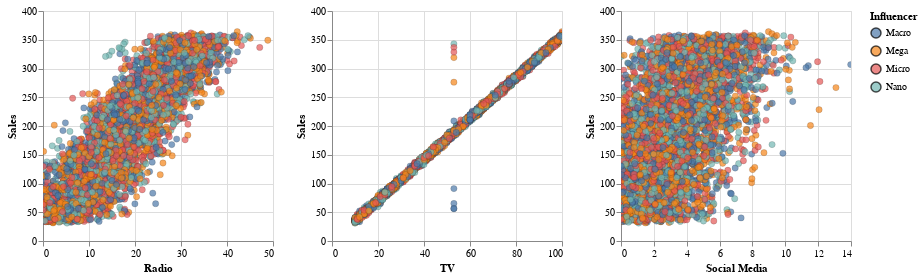

Write notebook code for a chart like this one.
### Markdown cell above
### Visualizaciones exploratorias

### Code cell
alt.Chart(data).mark_circle(size=40,stroke='#000000', strokeWidth=0.2).encode(
    alt.X(alt.repeat("column"), type='quantitative'),
    alt.Y(alt.repeat("row"), type='quantitative'),
    color='Influencer:N',
    tooltip=[alt.Tooltip('Sales', title='Ventas generadas',format='~s')]
).properties(
    width=230,
    height=230
).repeat(
    row=['Sales'],
    column=['Radio', 'TV', 'Social Media']
).interactive()

### Figure 1 — Vega-Lite specification as saved in the notebook (floating-point values rounded to 4 significant figures; data arrays with more than 128 entries replaced by an {"elided": "..."} marker saying what was removed)
{"config": {"view": {"continuousWidth": 400, "continuousHeight": 300}}, "repeat": {"column": ["Radio", "TV", "Social Media"], "row": ["Sales"]}, "spec": {"data": {"name": "data-7f9da1d019c0f3362280f7f8d6d491b8"}, "mark": {"type": "circle", "size": 40, "stroke": "#000000", "strokeWidth": 0.2}, "encoding": {"color": {"field": "Influencer", "type": "nominal"}, "tooltip": [{"field": "Sales", "format": "~s", "title": "Ventas generadas", "type": "quantitative"}], "x": {"field": {"repeat": "column"}, "type": "quantitative"}, "y": {"field": {"repeat": "row"}, "type": "quantitative"}}, "height": 230, "selection": {"selector001": {"type": "interval", "bind": "scales", "encodings": ["x", "y"]}}, "width": 230}, "$schema": "https://vega.github.io/schema/vega-lite/v4.17.0.json", "datasets": {"data-7f9da1d019c0f3362280f7f8d6d491b8": {"elided": "4566 records"}}}
